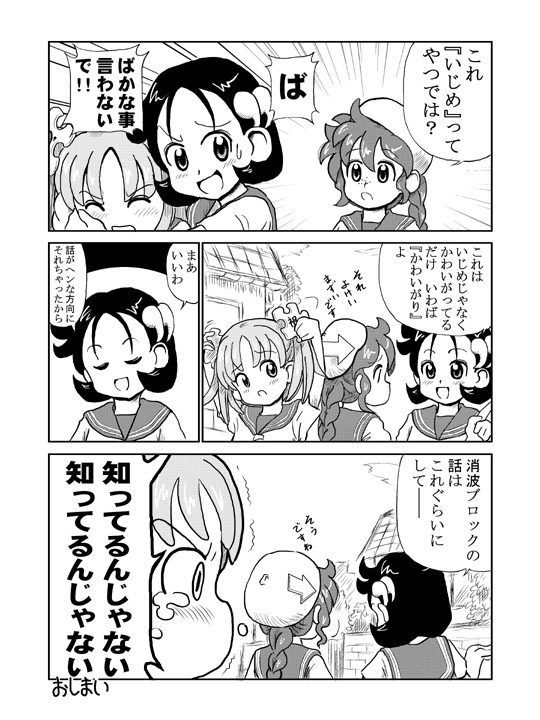
#> input picture data/manga_page.jpg, 540 x 720 px
$ python -i clean_image.py   (imports and definitions only)
#> lines starting #> are read from the running program, lines starting #| are printed output that depends on the picture; after the words box and inside, x2 and y2 are one past the last pixel; in counts of white or black regions, pixels touching at a corner belong together
#> further down, picture is the input picture: shape (720, 540, 3); min 0, max 255, mean 212.3
import logging
from argparse import ArgumentParser
from pathlib import Path
from typing import Optional

import cv2
import numpy as np
import scipy.ndimage

from src.utils.connected_components import form_mask, get_cc_average_size, get_connected_components
from src.utils.logger import create_logger
from src.utils.misc import show_img
from src.utils.rlsa import rlsa


def get_canny_hulls_mask(img: np.ndarray, mask: Optional[np.ndarray] = None) -> np.ndarray:
    """Get the canny edges of the given image and draw blocks around them to form a mask.

    Args:
        img: The image to process.
        mask: Optional, binary mask applied after the canny edges detection.

    Returns:
        The resulting mask
    """
    edges = cv2.Canny(img, 128, 255, apertureSize=3)
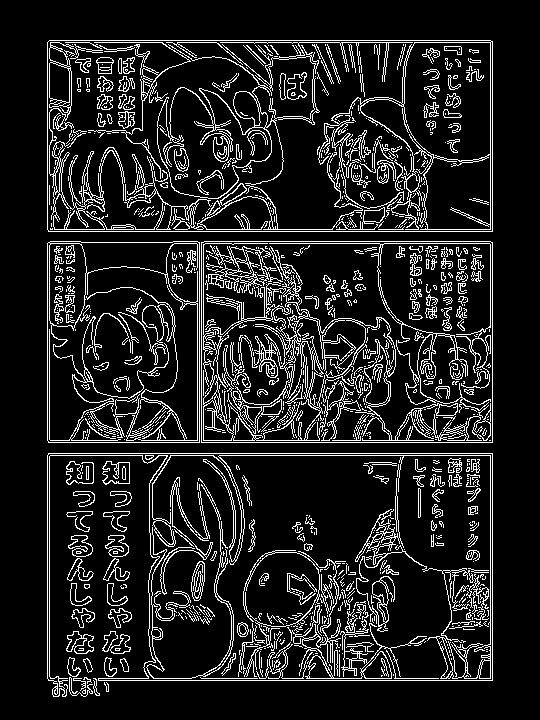
#> edges: shape (720, 540); 12.6% white in thin lines or dots, all inside (x1, y1, x2, y2) = (47, 40, 493, 697)
    mask = mask*edges if mask is not None else edges
    contours, hierarchy = cv2.findContours(mask, cv2.RETR_TREE, cv2.CHAIN_APPROX_SIMPLE)
#> contours = 2003 contours, 1614 with area under 20; largest, box (x1, y1, x2, y2) and area: (47, 40, 493, 232) 84990, (47, 453, 493, 697) 78558, (47, 453, 493, 697) 78470, (47, 40, 493, 232) 70632, (201, 241, 493, 443) 58487

    hulls_mask = np.zeros(img.shape, np.uint8)
    for contour in contours:
        hull = cv2.convexHull(contour)
        cv2.drawContours(hulls_mask, [hull], 0, 255, -1)
#> this loop made 2003 passes
#> hull on passes 21, 27: [[120, 648], [119, 650], [115, 650], [115, 648]], [[83, 648], [83, 650], [78, 650], [79, 648]]
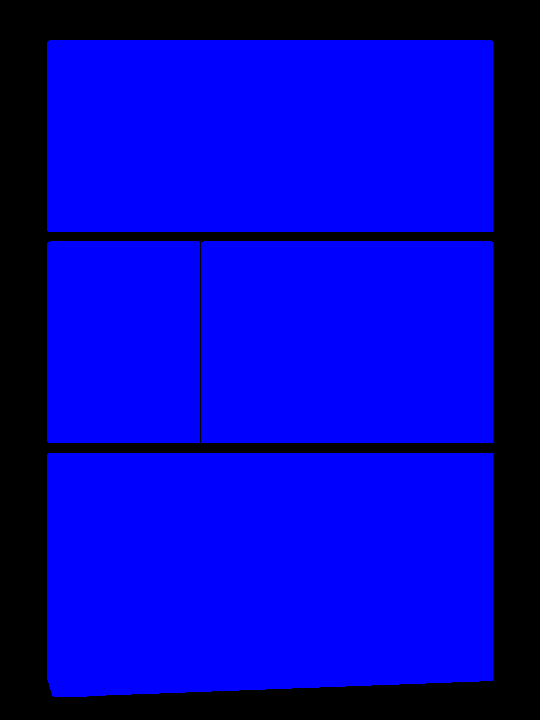
#> hulls_mask: shape (720, 540, 3); mean of channels 0, 1, 2 184.2, 0, 0; drawn as B, G, R

    return hulls_mask


# [159 lines left out: functions detect_lines, cleaned2segmented, get_text_bboxes, main, not called in this run]


# [2 lines not run here, left out]

>>> import cv2
>>> picture = cv2.imread('../data/manga_page.jpg')
>>> result = get_canny_hulls_mask(picture)
